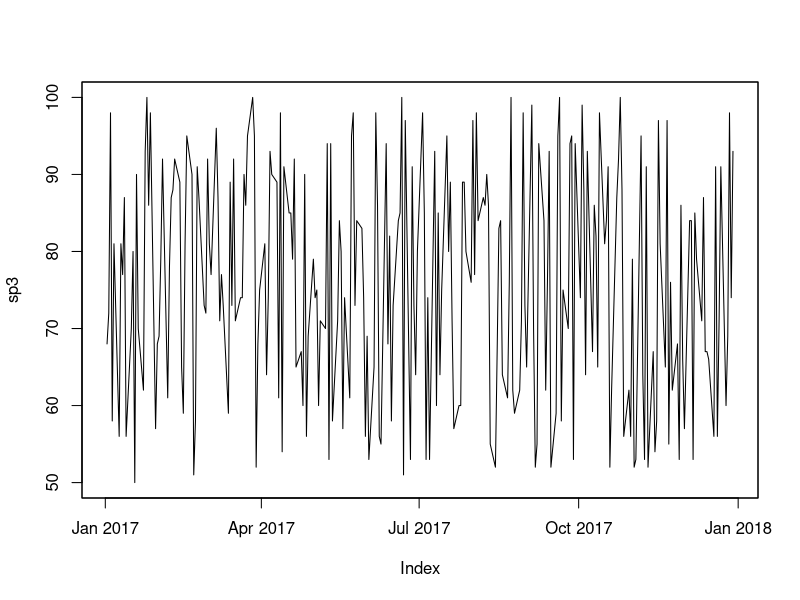
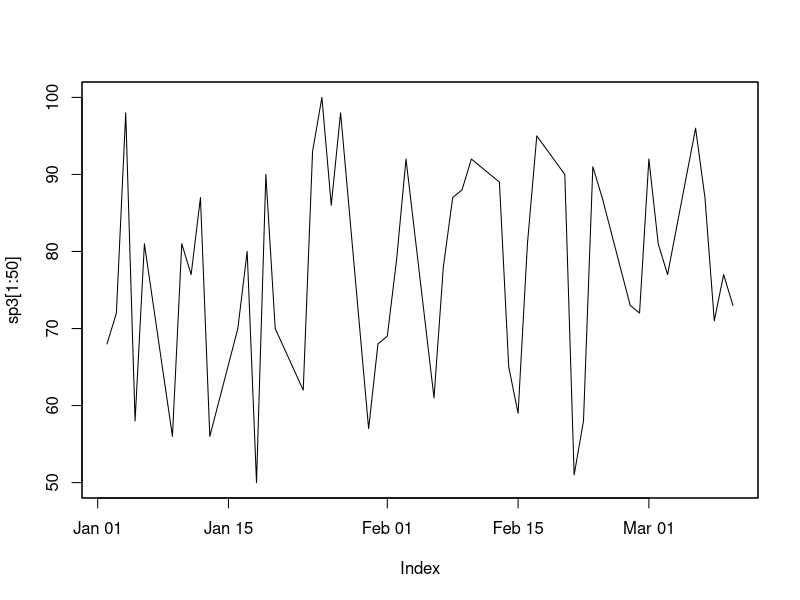

Recreate these plots in R, in order.
# Convert data into TS using zoo
#ts object has limitation in representing TS
#it is used for representing equally spaced data
#cannot be used Mon to Fri (Then gap of Sat & Sun or Holidays)

library(zoo)
52 * 5  #52 weeks and 5 days in each week
stockprice = round(runif(52*5, min=50, max=100),0)
stockprice

sp2 = zoo(stockprice)
sp2

dates = seq.Date(as.Date("2017-01-01"), as.Date("2017-12-31"),by=1)
dates2 <- as.POSIXlt(dates,format="%Y-%m-%d")
head(dates2)
dates2$wday  # 0 to 6

!(weekdays(as.Date(dates2)) %in% c('Saturday','Sunday'))
dates3= dates2[!(weekdays(as.Date(dates2)) %in% c('Saturday','Sunday'))]


sp3 = zoo(stockprice, order.by=dates3)
sp3
head(sp3, 10)
head(dates3$wday,10)

plot(sp3)
plot(sp3[1:50])

#https://stackoverflow.com/questions/6009351/removing-weekend-data-in-an-r-dataframe
